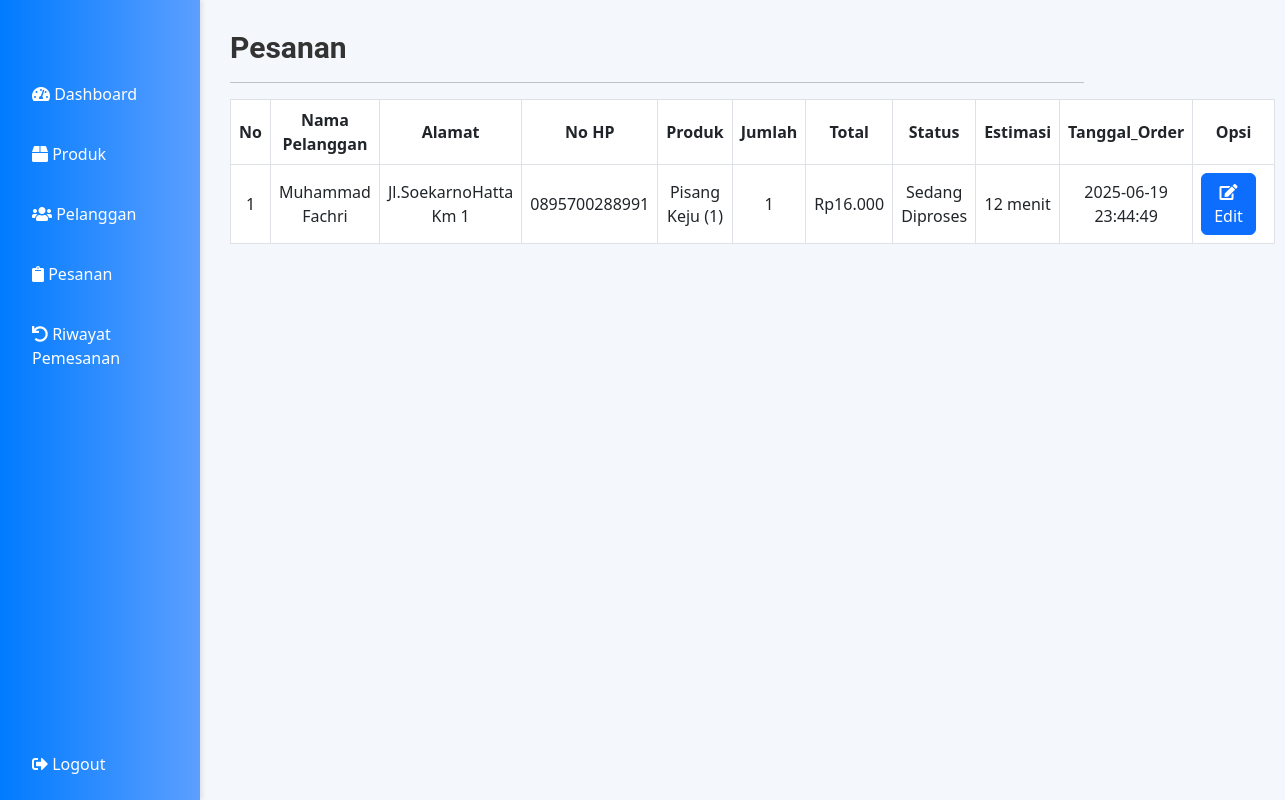
Page /admin/pesanan.php (signed in) on the committed database.
### tables this page shows
CREATE TABLE `orders` (
  `order_id` int(11) NOT NULL,
  `cust_id` int(11) NOT NULL,
  `cust_ip` varchar(225) NOT NULL,
  `total` decimal(6,3) DEFAULT NULL,
  `name` varchar(50) NOT NULL,
  `alamat` varchar(100) NOT NULL,
  `phone` varchar(15) DEFAULT NULL,
  `delivery_type` text NOT NULL,
  `payment` text NOT NULL,
  `status` varchar(20) NOT NULL,
  `tanggal_order` datetime DEFAULT NULL,
  `tanggal_selesai` datetime DEFAULT NULL,
  `estimasi` varchar(50) DEFAULT NULL,
  `aktif` tinyint(1) NOT NULL DEFAULT 0
);

### admin/pesanan.php (the view, shortened to what this page needs)
<?php
include "../koneksi/koneksi.php";
?>
<!DOCTYPE html>
<html lang="en">
<head>
  <link href="https://cdn.jsdelivr.net/npm/bootstrap@5.3.0/dist/css/bootstrap.min.css" rel="stylesheet">
  <link rel="stylesheet" href="https://cdnjs.cloudflare.com/ajax/libs/font-awesome/5.15.3/css/all.min.css">
</head>
<body>
  <div class="sidebar">
    <a href="dashboard.php"><i class="fas fa-tachometer-alt"></i> Dashboard</a>
    <a href="produk.php"><i class="fas fa-box"></i> Produk</a>
    <a href="pelanggan.php"><i class="fas fa-users"></i> Pelanggan</a>
    <a href="pesanan.php"><i class="fas fa-clipboard"></i> Pesanan</a>
    <a href="riwayatpemesanan.php"><i class="fas fa-undo"></i> Riwayat Pemesanan</a>
    <div style="flex-grow: 1;"></div>
    <a href="logout.php"><i class="fas fa-sign-out-alt"></i> Logout</a>
  </div>
  <div class="content">
    <div class="col-sm-9 col-sm-offset-3 col-md-10 col-md-offset-2 main">
      <h2 class="page-header">Pesanan</h2>
      <hr>
      <table id="tabelpesanan" class="table table-bordered table-hover">
        <thead>
          <tr>
            <th>No</th>
            <th>Nama Pelanggan</th>
            <th>Alamat</th>
            <th>No HP</th>
            <th>Produk</th>
            <th>Jumlah</th>
            <th>Total</th>
            <th>Status</th>
            <th>Estimasi</th>
            <th>Tanggal_Order</th>
            <th>Opsi</th>
          </tr>
        </thead>
        <?php
        $query = "SELECT
        orders.order_id,
        orders.total,
        orders.name,
        orders.alamat,
        orders.phone,
        orders.status,
        orders.tanggal_order,
        orders.estimasi,
        GROUP_CONCAT(items.item_name SEPARATOR ', ') AS produk,
        GROUP_CONCAT(order_items.qty SEPARATOR ', ') AS jumlah
        from orders
        JOIN order_items ON orders.order_id = order_items.order_id
        JOIN items ON order_items.item_id = items.item_id
        WHERE orders.aktif=1
        GROUP BY orders.order_id";
        $result = $conn->query($query);
        $no = 1;
        while ($lihat = $result->fetch(PDO::FETCH_ASSOC)) {
          $total_produk = $lihat['total'];
          $produk = explode(', ', $lihat['produk']);
          $jumlah = explode(', ', $lihat['jumlah']);
        ?>
          <tbody>
            <tr>
              <td><?php echo $no; ?></td>
              <td><?php echo $lihat['name']; ?></td>
              <td><?php echo $lihat['alamat']; ?></td>
              <td><?php echo $lihat['phone']; ?></td>
              <td>
                <?php foreach ($produk as $key => $value) {
                  echo $value . ' (' . $jumlah[$key] . ')<br>';
                } ?>
              </td>
              <td>
                <?php
                $total_jumlah = array_sum($jumlah);
                echo $total_jumlah;
                ?>
              </td>
              <td><?php echo 'Rp' . $total_produk; ?></td>
              <td><?php echo $lihat['status']; ?></td>
              <td><?php echo $lihat['estimasi']; ?></td>
              <td><?php echo $lihat['tanggal_order']; ?></td>
              <td>
                <div class="btn-group">
                  <a href="pesanan_edit.php?order_id=<?php echo $lihat['order_id']; ?>" class="btn btn-primary"><i class="fas fa-edit"></i> Edit</a>
                </div>
              </td>
            </tr>
            <?php $no++; ?>
          <?php
        } ?>
          </tbody>
      </table>
    </div>
  </div>
</body>
</html>

### admin/pesanan.php (style rules this page uses)
.sidebar { height: 100%; width: 200px; position: fixed; z-index: 1; top: 0; left: 0; background: linear-gradient(to right, #007bff, #5c9fff); display: flex; flex-direction: column; padding-top: 70px; box-shadow: 2px 0 5px rgba(0, 0, 0, 0.1); }
.sidebar a { padding: 12px 8px 12px 32px; text-decoration: none; font-size: 16px; color: white; display: block; margin-bottom: 12px; border-radius: 4px; transition: background-color 0.3s ease, transform 0.2s ease; }
.content { margin-left: 200px; padding: 30px; background-color: #f4f7fc; min-height: 100vh; }
.page-header { font-size: 30px; font-weight: bold; color: #333; text-align: left; }
#tabelpesanan th, #tabelpesanan td { text-align: center; vertical-align: middle; }
.btn-primary { margin-right: 10px; }
h2.page-header { font-family: 'Roboto', sans-serif; }
#tabelpesanan .btn-group a { transition: transform 0.2s ease, background-color 0.3s ease; }

### rows in the picture
orders: name "Muhammad Fachri", alamat "Jl.SoekarnoHatta Km 1", phone "0895700288991", value "Pisang Keju", key "1", total_jumlah "1", total "16.000", status "Sedang Diproses", estimasi "12 menit", tanggal_order "2025-06-19 23:44:49"
